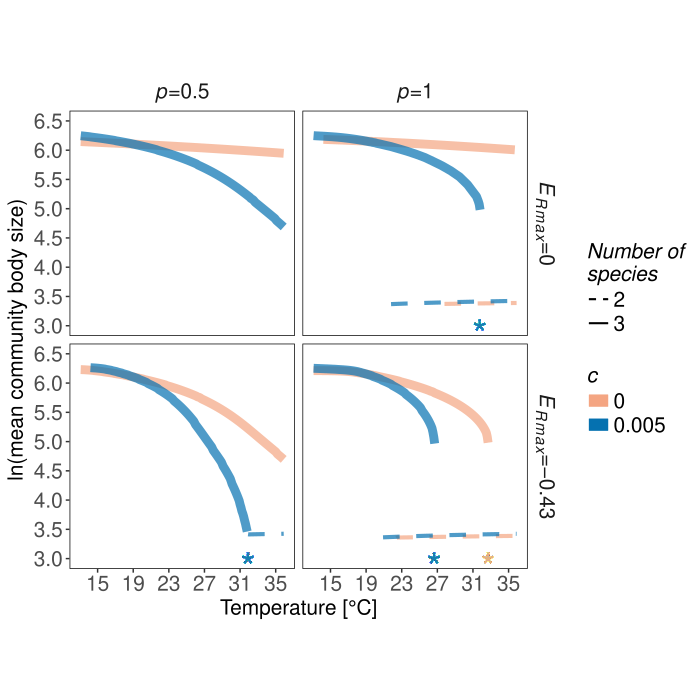

R code for this plot:
####
## 2018.01.09 - Script for reading data and producing the figure: Continuation of bifurcation points (limit point and branch point) in two parameter space; temperature and Rmax, for different c and ERmax values
####

#---- *Warning* This is a long and pretty messy script because I have several temperature scenarios and need to calculate stability, structure, mean size etc., for each one of them, and separating them already in matcont is not an option.

#---- Clear the workspace
rm(list=ls(all=TRUE))

#---- Load libraries (install first if needed)
library(tidyverse)
library(gridExtra)
library(RCurl)
library(grid)
library(png)

#---- Get the equilibrium continuations from github
#---- Will do p=0.5 and p=1 separately because of the precense of alternative stable states
#---- p05
# p=05, EK=0.
# c=0 
p05EK0c0 <- read.csv(text=getURL("https://raw.githubusercontent.com/maxlindmark/Temperature_Allee/master/Data/community_body_size/com_body_size_p05EK0c0.csv"), header=FALSE)
p05EK0c0$c_c <- 0
p05EK0c0$ERmax <- 0
p05EK0c0$p <- 0.5 

# c=0.005 
p05EK0c05 <- read.csv(text=getURL("https://raw.githubusercontent.com/maxlindmark/Temperature_Allee/master/Data/community_body_size/com_body_size_p05EK0c05.csv"), header=FALSE)
p05EK0c05$c_c <- 0.005
p05EK0c05$ERmax <- 0
p05EK0c05$p <- 0.5

# p=05, EK=-0.43.
# c=0 
p05EK43c0 <- read.csv(text=getURL("https://raw.githubusercontent.com/maxlindmark/Temperature_Allee/master/Data/community_body_size/com_body_size_p05EK43c0.csv"), header=FALSE)
p05EK43c0$c_c <- 0
p05EK43c0$ERmax <- 0.43
p05EK43c0$p <- 0.5 

# c=0.005 
p05EK43c05 <- read.csv(text=getURL("https://raw.githubusercontent.com/maxlindmark/Temperature_Allee/master/Data/community_body_size/com_body_size_p05EK43c05.csv"), header=FALSE)
p05EK43c05$c_c <- 0.005
p05EK43c05$ERmax <- 0.43
p05EK43c05$p <- 0.5

#---- Merge data frames and then rename columns
dat_ty_p05 <- tbl_df(rbind(p05EK0c0, p05EK0c05, p05EK43c0, p05EK43c05))

dat_ty_p05

dat_ty_p05 <- rename(dat_ty_p05,
                     R = V1,
                     J = V2,
                     A = V3,
                     P = V4,
                     Temp = V5)

dat_ty_p05$stability <- 1

dat_ty_p05$state <- 1 # This variable is for plotting purposes to split by alternative stable states in the case of p=1

#---- p=1
#---- In the case of bistability (i.e. p=1) it is more tricky, since I will have to calculate boundaries for alternative stable states separately for each scenario. 
# Define an extinction threshold for predators
ext_t <- 0.00001

# p=1, EK=0.
# c=0 
p1EK0c0 <- read.csv(text=getURL("https://raw.githubusercontent.com/maxlindmark/Temperature_Allee/master/Data/community_body_size/com_body_size_p1EK0c0.csv"), header=FALSE)
p1EK0c0$c_c <- 0
p1EK0c0$ERmax <- 0
p1EK0c0$p <- 1

ggplot(p1EK0c0, aes(V5, V4)) + geom_point()

# V4 and V5 is Predator and temperature, respectively
#bp <- min(subset(p1EK0c0, V4 < ext_t)$V5), no predator extinction in this scenario!
lp <- max(subset(p1EK0c0, V4 > ext_t)$V5)

# Find biomass density of predators at the limit point:
pred_lp <- min(subset(p1EK0c0, V5 == lp & V4 > ext_t)$V4)

# Now add in stability (1=stable, 0=unstable)
p1EK0c0$stability <- 1                         

p1EK0c0$stability <- ifelse(p1EK0c0$V4 < pred_lp & p1EK0c0$V5 < lp & p1EK0c0$V4 > ext_t, 0, p1EK0c0$stability)
ggplot(p1EK0c0, aes(V5, V4, colour=factor(stability))) + geom_point()

p1EK0c0$state <- ifelse(p1EK0c0$V4 >= pred_lp & p1EK0c0$stability == 1, 2, 0)
p1EK0c0 %>% filter(., stability==1) %>% ggplot(., aes(V5, V4, colour=factor(state))) + geom_point()

# c=0.005 
p1EK0c05 <- read.csv(text=getURL("https://raw.githubusercontent.com/maxlindmark/Temperature_Allee/master/Data/community_body_size/com_body_size_p1EK0c05.csv"), header=FALSE)
p1EK0c05$c_c <- 0.005
p1EK0c05$ERmax <- 0
p1EK0c05$p <- 1

# V4 and V5 is Predator and temperature, respectively
bp <- min(subset(p1EK0c05, V4 < ext_t)$V5)
lp <- max(subset(p1EK0c05, V4 > ext_t)$V5)

# Find biomass density of predators at the limit point:
pred_lp <- min(subset(p1EK0c05, V5 == lp & V4 > ext_t)$V4)

# Now add in stability (1=stable, 0=unstable)
p1EK0c05$stability <- 1                         

p1EK0c05$stability <- ifelse(p1EK0c05$V4 < pred_lp & p1EK0c05$V5 < lp & p1EK0c05$V4 > ext_t, 0, p1EK0c05$stability)
ggplot(p1EK0c05, aes(V5, V4, colour=factor(stability))) + geom_point()

p1EK0c05$state <- ifelse(p1EK0c05$V4 >= pred_lp & p1EK0c05$stability == 1, 2, 0)
p1EK0c05 %>% filter(., stability==1) %>% ggplot(., aes(V5, V4, colour=factor(state))) + geom_point()

# p=1, EK=-0.43.
# c=0 
p1EK43c0 <- read.csv(text=getURL("https://raw.githubusercontent.com/maxlindmark/Temperature_Allee/master/Data/community_body_size/com_body_size_p1EK43c0.csv"), header=FALSE)
p1EK43c0$c_c <- 0
p1EK43c0$ERmax <- 0.43
p1EK43c0$p <- 1

bp <- min(subset(p1EK43c0, V4 < ext_t)$V5)
lp <- max(subset(p1EK43c0, V4 > ext_t)$V5)

pred_lp <- min(subset(p1EK43c0, V5 == lp & V4 > ext_t)$V4)

p1EK43c0$stability <- 1                         

p1EK43c0$stability <- ifelse(p1EK43c0$V4 < pred_lp & p1EK43c0$V5 < lp & p1EK43c0$V4 > ext_t, 0, p1EK43c0$stability)
ggplot(p1EK43c0, aes(V5, V4, colour=factor(stability))) + geom_point()

p1EK43c0$state <- ifelse(p1EK43c0$V4 >= pred_lp & p1EK43c0$stability == 1, 2, 0)
p1EK43c0 %>% filter(., stability==1) %>% ggplot(., aes(V5, V4, colour=factor(state))) + geom_point()

# c=0.005 
p1EK43c05 <- read.csv(text=getURL("https://raw.githubusercontent.com/maxlindmark/Temperature_Allee/master/Data/community_body_size/com_body_size_p1EK43c05.csv"), header=FALSE)
p1EK43c05$c_c <- 0.005
p1EK43c05$ERmax <- 0.43
p1EK43c05$p <- 1

bp <- min(subset(p1EK43c05, V4 < ext_t)$V5)
lp <- max(subset(p1EK43c05, V4 > ext_t)$V5)

pred_lp <- min(subset(p1EK43c05, V5 == lp & V4 > ext_t)$V4)

p1EK43c05$stability <- 1                         

p1EK43c05$stability <- ifelse(p1EK43c05$V4 < pred_lp & p1EK43c05$V5 < lp & p1EK43c05$V4 > ext_t, 0, p1EK43c05$stability)
ggplot(p1EK43c05, aes(V5, V4, colour=factor(stability))) + geom_point()

p1EK43c05$state <- ifelse(p1EK43c05$V4 >= pred_lp & p1EK43c05$stability == 1, 2, 0)
p1EK43c05 %>% filter(., stability==1) %>% ggplot(., aes(V5, V4, colour=factor(state))) + geom_point()

#---- Merge data frames and then rename columns
dat_ty_p1 <- tbl_df(rbind(p1EK0c0, p1EK0c05, p1EK43c0, p1EK43c05))

dat_ty_p1

dat_ty_p1 <- rename(dat_ty_p1,
                    R = V1,
                    J = V2,
                    A = V3,
                    P = V4,
                    Temp = V5)

#---- Now I can merge all the scenarios...
dat_ty <- rbind(dat_ty_p1, dat_ty_p05)
                   
dat_ty$tc <- dat_ty$Temp - 273.15

#---- Number each temperature & foodweb scenario
dat_ty$scen <- NA

#-- c = 0
dat_ty$scen <- ifelse(dat_ty$ERmax == 0 & dat_ty$p == 0.5 & dat_ty$c_c == 0, 1, dat_ty$scen)
dat_ty$scen <- ifelse(dat_ty$ERmax == 0 & dat_ty$p == 1 & dat_ty$c_c == 0, 2, dat_ty$scen)
dat_ty$scen <- ifelse(dat_ty$ERmax == 0.43 & dat_ty$p == 0.5 & dat_ty$c_c == 0, 3, dat_ty$scen)
dat_ty$scen <- ifelse(dat_ty$ERmax == 0.43 & dat_ty$p == 1 & dat_ty$c_c == 0, 4, dat_ty$scen)

#-- c = 0.005
dat_ty$scen <- ifelse(dat_ty$ERmax == 0 & dat_ty$p == 0.5 & dat_ty$c_c == 0.005, 5, dat_ty$scen)
dat_ty$scen <- ifelse(dat_ty$ERmax == 0 & dat_ty$p == 1 & dat_ty$c_c == 0.005, 6, dat_ty$scen)
dat_ty$scen <- ifelse(dat_ty$ERmax == 0.43 & dat_ty$p == 0.5 & dat_ty$c_c == 0.005, 7, dat_ty$scen)
dat_ty$scen <- ifelse(dat_ty$ERmax == 0.43 & dat_ty$p == 1 & dat_ty$c_c == 0.005, 8, dat_ty$scen)

sort(unique(dat_ty$scen))

#---- Create "state" variable column and go to long format
dlong <- gather(dat_ty, state_v, biomass_dens, R, J, A, P, factor_key=T)

dlong %>%
      filter(., tc < 34 & tc > 9 & state_v == "P") %>% 
             ggplot(., aes(x = tc, y = biomass_dens, 
             colour = factor(stability))) + 
               geom_point(size=1) + 
                 facet_wrap(p ~ state_v, ncol = 4, scales = "free_y") + 
                   xlim(5,35)

#---- Calculate mean biomass levels for only stable systems:
dfs <- dat_ty %>% filter(stability ==  1 & tc > 11 & tc < 50)

dfs$tc <- round(dfs$tc, digits=1) # I do need to round since below I calculate means per temperature. 

dfs$m_size <- (dfs$J*3.9 + dfs$A*32.4 + dfs$P*642.6) / (dfs$J + dfs$A + dfs$P)

# Summarize: calculate mean size for each rounded temperature and each scenario
dfs2 <- dfs %>% group_by(tc, scen, state) %>% # this is key since I want mean size for each stable state in the case of bistability (and the reason for the messy code...)
                summarise(mean_mass = mean(m_size))

# Create groups for plotting (Rmax, c and p)
dfs2$c_group <- ifelse(dfs2$scen < 5, 0, 0.005)
dfs2$ek_group <- ifelse(dfs2$scen %in% c(1,2,5,6), 0, 0.43)
dfs2$p <- ifelse(dfs2$scen %in% c(2,4,6,8), 1, 0.5)

# This grouping separates everything but ERmax, which is split by window in plot
dfs2$col_group <- dfs2$scen
dfs2$col_group <- ifelse(dfs2$col_group == 3, 1, dfs2$col_group)
dfs2$col_group <- ifelse(dfs2$col_group == 4, 2, dfs2$col_group)
dfs2$col_group <- ifelse(dfs2$col_group == 7, 5, dfs2$col_group)
dfs2$col_group <- ifelse(dfs2$col_group == 8, 6, dfs2$col_group)

# Calculate number of species in food chain. First find extinction/persistence boundaries:
bound <- data.frame(filter(dat_ty, p==1, stability == 0 & tc < 35) %>% 
                    group_by(scen) %>%
                             summarise(bp = min(tc),
                                       lp = max(tc)))
# Add in default number of species
dfs2$no_spec <- 3

w_tresh <- exp(4) # This value comes from the last two plots (which are on log-scale, hence exp()), where it is clear that the stable P-C-R system never reaches below this mean size and the C-R system never goes above it. An alternative would be to calculate the mean weighted biomass for each scenarion within the unstable region, but that is not needed here becuase the difference is so large.
dfs2$no_spec <- ifelse(dfs2$scen == 2 & dfs2$mean_mass < w_tresh, 2, dfs2$no_spec)

dfs2$no_spec <- ifelse(dfs2$scen == 4 & dfs2$mean_mass < w_tresh, 2, dfs2$no_spec)
                                      
dfs2$no_spec <- ifelse(dfs2$scen == 6 & dfs2$mean_mass < w_tresh, 2, dfs2$no_spec) 

dfs2$no_spec <- ifelse(dfs2$scen == 8 & dfs2$mean_mass < w_tresh, 2, dfs2$no_spec)

# Also need to find no_spec for p=05
pred_ex_p05 <- data.frame(filter(dat_ty, p==0.5, P > 0.0001) %>% 
                          group_by(scen) %>%
                          summarise(ext = max(tc)))

pred_ex_p05 # Only scenario 7 has predator extinction in the given temperature range

dfs2$no_spec <- ifelse(dfs2$scen == 7 & dfs2$tc >= pred_ex_p05[4,2], 2, dfs2$no_spec)

##---- Plot (separating by states). Only stable branches (and no cycles). Rounded temperatures to nearest C

pal3 <- c("#ca0020","#f4a582","#92c5de","#0571b0")

##-- A bit difficult to see curves above. Here I use facet_grid instead:
dfs2$ek_group2 <- as.factor(dfs2$ek_group)
levels(dfs2$ek_group2)=c("0" = expression(paste(italic("E"[Rmax]),"=0")),
                         "0.43" = expression(paste(italic("E"[Rmax]),"=-0.43")))

dfs2$c_group2 <- as.factor(dfs2$c_group)
levels(dfs2$c_group2)=c("0"=expression(paste(italic(c),"=0")),
                        "0.005" = expression(paste(italic(c),"=0.005")))

dfs2$p2 <- as.factor(dfs2$p)
levels(dfs2$p2)=c("0.5"=expression(paste(italic(p),"=0.5")),
                  "1" = expression(paste(italic(p),"=1")))

#--- This is a plot of the raw data as unmanipulated as possible
dfs2 %>% 
     filter(tc > 12 & tc < 36) %>%
            ggplot(., aes(tc, log(mean_mass), 
              group = factor(state))) +
                
              geom_line(alpha=0.5, size = 2) + 
                
              labs(x=expression(paste("Temperature [", degree*C, "]")),
                   y="ln(mean community body size)", colour = "p") + 
                                
              facet_wrap(~scen, ncol=4) +
                
              scale_x_continuous(breaks = round(seq(min(dfs2$tc), max(dfs2$tc), by = 4),1)) + 
              scale_y_continuous(breaks = seq(3, 6.5, by = 0.5)) +
                               
              theme_bw() + 
              theme(aspect.ratio = 1,
              axis.text=element_text(size=12),
              axis.title=element_text(size=15),
              legend.title=element_text(size=17, face="italic"),
              legend.text=element_text(size=13, face="italic"),
              strip.text=element_text(size=15))
                          
# Looks ok but difficult to see the different temperature scenarios
                 
##---- Plot for ms
pal <- c("#ca0020","#f4a582","#92c5de","#0571b0")

dfs2 %>% 
     filter(tc > 13 & tc < 36 & state %in% c(1,2)) %>%
            ggplot(., aes(tc, log(mean_mass), 
              colour = factor(c_group),
              linetype = factor(no_spec),
              size = factor(no_spec))) +
              coord_cartesian(xlim=c(13,36), ylim=c(3,6.5)) +
              
              geom_point(data=subset(dfs2, p==1 & ek_group == 0 & c_group == 0.005),
                         aes(x=bound[3,3], y=3), colour=pal[4], size=10, shape=42, alpha = 0.02) +

              geom_point(data=subset(dfs2, p==0.5 & ek_group == 0.43 & c_group == 0.005),
                         aes(x=min(subset(dfs2, p==0.5 & no_spec == 2)$tc), y=3), colour=pal[4], 
                         size=10, shape=42, alpha = 0.02) +
          
              geom_point(data=subset(dfs2, p==1 & ek_group == 0.43 & c_group == 0.005),
                         aes(x=bound[4,3], y=3), colour=pal[4], size=10, shape=42, alpha = 0.02) +
          
              geom_point(data=subset(dfs2, p==1 & ek_group == 0.43 & c_group == 0),
                         aes(x=bound[2,3], y=3), colour=pal[2], size=10, shape=42, alpha = 0.02) +

              scale_color_manual(values=c(pal[2], pal[4])) +
              scale_linetype_manual(values=c(2,1)) +
              scale_size_manual(values=c(1.4,3)) +
                                
              labs(x=expression(paste("Temperature [", degree*C, "]")),
                   y="ln(mean community body size)", colour = "c", linetype = "Number of\nspecies") + 

              geom_line(alpha = 0.7) + 
                
              geom_line(data = filter(dfs2, tc > 13 & tc < 36 & state == 0), 
                        aes(tc, log(mean_mass), colour = factor(c_group), 
                        linetype = factor(no_spec),
                        size = factor(no_spec)), 
                        alpha = 0.7) +
                
              facet_grid(ek_group2~p2, labeller = label_parsed) +
                  
              guides(colour = guide_legend(override.aes = list(alpha = 1, size=4)),
                     linetype = guide_legend(override.aes = list(alpha = 1, size=0.6)), size = FALSE) +

              scale_x_continuous(breaks = round(seq(min(dfs2$tc), max(dfs2$tc), by = 4),1)) +
              scale_y_continuous(breaks = seq(3, 6.5, by = 0.5)) +
                               
              theme_bw() + 
              theme(aspect.ratio=1,
                    panel.grid.major=element_blank(),
                    panel.grid.minor=element_blank(),
                    axis.text=element_text(size=15),
                    axis.title=element_text(size=15),
                    legend.title=element_text(size=15, face="italic"),
                    legend.text=element_text(size=15),
                    strip.background=element_blank(),
                    panel.border=element_rect(colour="black", fill="NA"),
                    strip.text=element_text(size=15))
                                    
